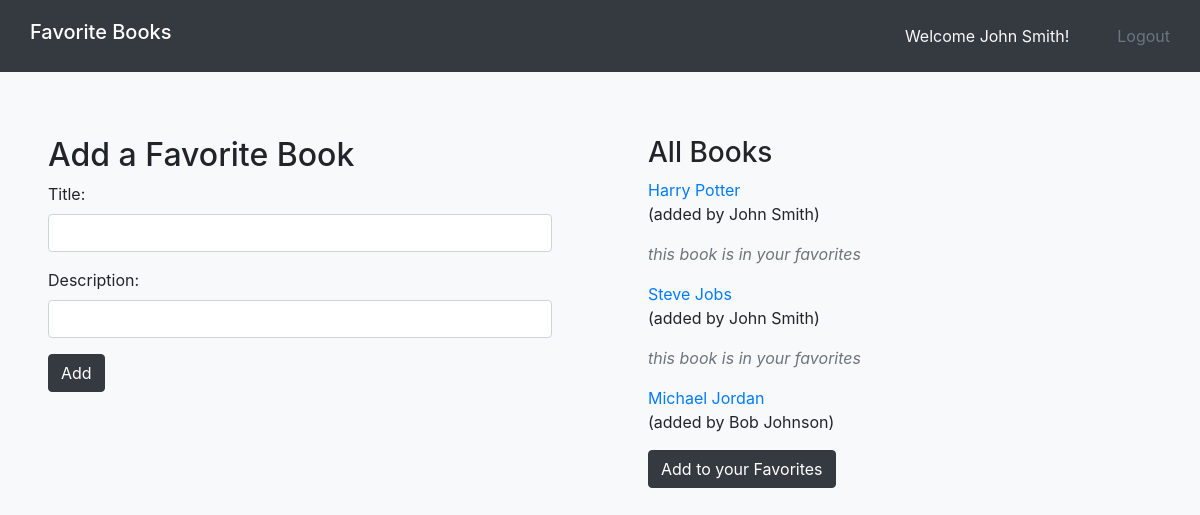
The page /books/ (signed in) on the database as committed earlier.
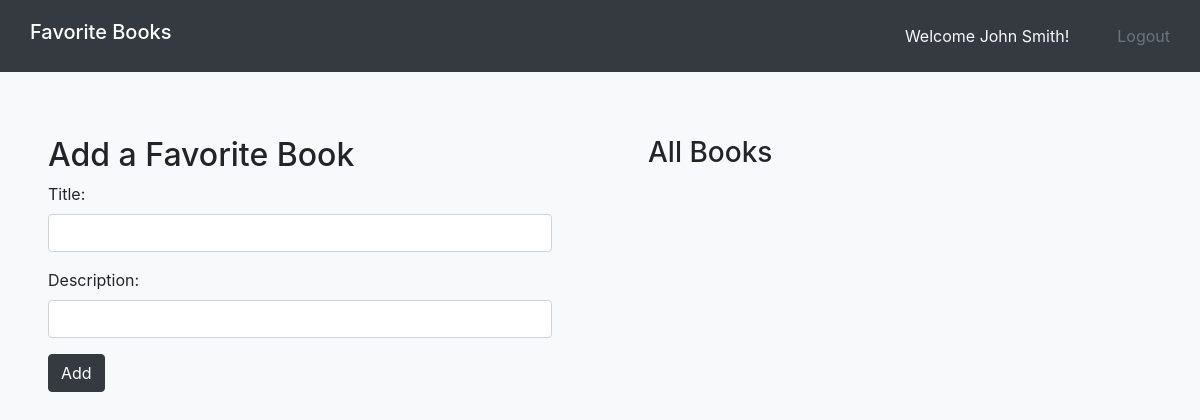
The same page on the database as committed later.
### fav_books_app/models.py (models this page shows)
class User(models.Model):
    first_name = models.CharField(max_length=255)
    last_name = models.CharField(max_length=255)
    email = models.CharField(max_length=255)
    password = models.CharField(max_length=255)
    created_at = models.DateTimeField(auto_now_add=True)
    updated_at = models.DateTimeField(auto_now=True)
    objects = UserManager()

class Book(models.Model):
    title = models.CharField(max_length=255)
    desc = models.TextField()
    uploaded_by = models.ForeignKey(User, related_name="books_uploaded", on_delete=models.CASCADE)
    user_who_like = models.ManyToManyField(User, related_name="liked_books")
    created_at = models.DateTimeField(auto_now_add=True)
    updated_at = models.DateTimeField(auto_now=True)
    objects = BookManager()

### fav_books_app/views.py (the view)
# urls.py: path('books/', views.books),
def books(request):
    if 'first_name' not in request.session:
        return redirect('/')
    else:
        all_books = Book.objects.all()
        user = User.objects.get(id=request.session['id'])
        liked_books = user.liked_books.all()
        context = {
            'all_books': all_books,
            'liked_books': liked_books,
        }
        return render(request, 'books.html', context)

### fav_books_app/templates/books.html (shortened to what this page needs)
<!DOCTYPE html>
<html lang="en">
<head>
    {% load static %}
    <link rel="stylesheet" href="https://stackpath.bootstrapcdn.com/bootstrap/4.4.1/css/bootstrap.min.css">
    <link rel="stylesheet" href="{% static 'books.css' %}">
</head>
<body class="bg-light">
    <nav class="navbar navbar-expand navbar-dark bg-dark">
        <div class="container">
            <h1 class="navbar-brand">Favorite Books</h1>
            <ul class="navbar-nav mt-3">
                <p class="text-light nav-item mr-5">Welcome {{request.session.first_name}} {{request.session.last_name}}!</p>
                <a class="text-secondary nav-item" href="/logout">Logout</a>
            </ul>
        </div>
    </nav>
    <div id="add_book" class="container mt-3 p-5">
        <h2>Add a Favorite Book</h2>
        <form action="/add_book" method="POST">
            <div class="form-group">
                <label>Title: </label>
                <input class="form-control" type="text" name="title">
            </div>
            <div class="form-group">
                <label>Description: </label>
                <input class="form-control" type="text" name="desc">
            </div>
            <button type="submit" class="btn btn-dark mb-3">Add</button>
        </form>
    </div><div id="all_books" class="container mt-3 p-5">
        <h3>All Books</h3>
        {% for book in all_books %}
            <a href="{{book.id}}">{{ book.title }}</a>
            <p>(added by {{ book.uploaded_by.first_name }} {{ book.uploaded_by.last_name }})</p>
            {% if book in liked_books %}
            <p class="font-italic text-secondary">this book is in your favorites</p>
            {% elif book not in liked_books %}
            <form action="/add_fav_book" method="POST">
                <button class="btn btn-dark mb-3" type="submit">Add to your Favorites</button>
            </form>
            {% endif %}
        {% endfor %}
    </div>
</body>
</html>

### fav_books_app/static/books.css (style rules this page uses)
#add_book, #all_books { width: 50%; display: inline-block; }
#all_books { vertical-align: top; }

Rows that differ between the two databases and show on the page:
removed Book: title "Harry Potter", uploaded_by.first_name "John", uploaded_by.last_name "Smith", shows "this book is in your favorites"
removed Book: title "Steve Jobs", uploaded_by.first_name "John", uploaded_by.last_name "Smith", shows "this book is in your favorites"
removed Book: title "Michael Jordan", uploaded_by.first_name "Bob", uploaded_by.last_name "Johnson"
